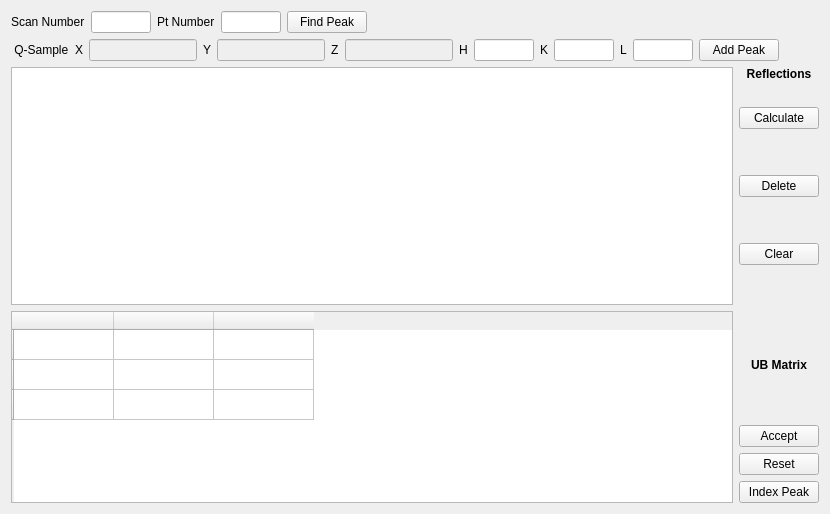
          <widget class="QWidget" name="tab_2">
           <attribute name="title">
            <string>Calculate UB</string>
           </attribute>
           <layout class="QGridLayout" name="gridLayout_6">
            <item row="0" column="0">
             <layout class="QVBoxLayout" name="verticalLayout_4">
              <item>
               <layout class="QHBoxLayout" name="horizontalLayout_9">
                <item>
                 <widget class="QLabel" name="label_scanNo">
                  <property name="text">
                   <string>Scan Number</string>
                  </property>
                 </widget>
                </item>
                <item>
                 <widget class="QLineEdit" name="lineEdit_scanNumber">
                  <property name="sizePolicy">
                   <sizepolicy hsizetype="Preferred" vsizetype="Fixed">
                    <horstretch>0</horstretch>
                    <verstretch>0</verstretch>
                   </sizepolicy>
                  </property>
                  <property name="maximumSize">
                   <size>
                    <width>60</width>
                    <height>16777215</height>
                   </size>
                  </property>
                 </widget>
                </item>
                <item>
                 <widget class="QLabel" name="label_PtNo">
                  <property name="text">
                   <string>Pt Number</string>
                  </property>
                 </widget>
                </item>
                <item>
                 <widget class="QLineEdit" name="lineEdit_ptNumber">
                  <property name="sizePolicy">
                   <sizepolicy hsizetype="Preferred" vsizetype="Fixed">
                    <horstretch>0</horstretch>
                    <verstretch>0</verstretch>
                   </sizepolicy>
                  </property>
                  <property name="maximumSize">
                   <size>
                    <width>60</width>
                    <height>16777215</height>
                   </size>
                  </property>
                 </widget>
                </item>
                <item>
                 <widget class="QPushButton" name="pushButton_findPeak">
                  <property name="text">
                   <string>Find Peak</string>
                  </property>
                 </widget>
                </item>
                <item>
                 <spacer name="horizontalSpacer_8">
                  <property name="orientation">
                   <enum>Qt::Horizontal</enum>
                  </property>
                  <property name="sizeHint" stdset="0">
                   <size>
                    <width>40</width>
                    <height>20</height>
                   </size>
                  </property>
                 </spacer>
                </item>
               </layout>
              </item>
              <item>
               <layout class="QHBoxLayout" name="horizontalLayout_12">
                <item>
                 <widget class="QLabel" name="label_7">
                  <property name="text">
                   <string> Q-Sample</string>
                  </property>
                 </widget>
                </item>
                <item>
                 <widget class="QLabel" name="label_8">
                  <property name="text">
                   <string>X</string>
                  </property>
                 </widget>
                </item>
                <item>
                 <widget class="QLineEdit" name="lineEdit_sampleQx">
                  <property name="enabled">
                   <bool>false</bool>
                  </property>
                  <property name="maximumSize">
                   <size>
                    <width>120</width>
                    <height>16777215</height>
                   </size>
                  </property>
                 </widget>
                </item>
                <item>
                 <widget class="QLabel" name="label_9">
                  <property name="text">
                   <string>Y</string>
                  </property>
                 </widget>
                </item>
                <item>
                 <widget class="QLineEdit" name="lineEdit_sampleQy">
                  <property name="enabled">
                   <bool>false</bool>
                  </property>
                  <property name="maximumSize">
                   <size>
                    <width>120</width>
                    <height>16777215</height>
                   </size>
                  </property>
                 </widget>
                </item>
                <item>
                 <widget class="QLabel" name="label_10">
                  <property name="text">
                   <string>Z</string>
                  </property>
                 </widget>
                </item>
                <item>
                 <widget class="QLineEdit" name="lineEdit_sampleQz">
                  <property name="enabled">
                   <bool>false</bool>
                  </property>
                  <property name="maximumSize">
                   <size>
                    <width>120</width>
                    <height>16777215</height>
                   </size>
                  </property>
                 </widget>
                </item>
                <item>
                 <widget class="QLabel" name="label_12">
                  <property name="text">
                   <string>H</string>
                  </property>
                 </widget>
                </item>
                <item>
                 <widget class="QLineEdit" name="lineEdit_H">
                  <property name="maximumSize">
                   <size>
                    <width>60</width>
                    <height>40</height>
                   </size>
                  </property>
                 </widget>
                </item>
                <item>
                 <widget class="QLabel" name="label_11">
                  <property name="text">
                   <string>K</string>
                  </property>
                 </widget>
                </item>
                <item>
                 <widget class="QLineEdit" name="lineEdit_K">
                  <property name="maximumSize">
                   <size>
                    <width>60</width>
                    <height>16777215</height>
                   </size>
                  </property>
                 </widget>
                </item>
                <item>
                 <widget class="QLabel" name="label_6">
                  <property name="text">
                   <string>L</string>
                  </property>
                 </widget>
                </item>
                <item>
                 <widget class="QLineEdit" name="lineEdit_L">
                  <property name="maximumSize">
                   <size>
                    <width>60</width>
                    <height>16777215</height>
                   </size>
                  </property>
                 </widget>
                </item>
                <item>
                 <widget class="QPushButton" name="pushButton_addPeakToCalUB">
                  <property name="text">
                   <string>Add Peak</string>
                  </property>
                 </widget>
                </item>
                <item>
                 <spacer name="horizontalSpacer_9">
                  <property name="orientation">
                   <enum>Qt::Horizontal</enum>
                  </property>
                  <property name="sizeHint" stdset="0">
                   <size>
                    <width>40</width>
                    <height>20</height>
                   </size>
                  </property>
                 </spacer>
                </item>
               </layout>
              </item>
              <item>
               <layout class="QHBoxLayout" name="horizontalLayout_7">
                <item>
                 <widget class="UBMatrixPeakTable" name="tableWidget_peaksCalUB"/>
                </item>
                <item>
                 <layout class="QVBoxLayout" name="verticalLayout_8">
                  <item>
                   <widget class="QLabel" name="label_ubReflections">
                    <property name="font">
                     <font>
                      <weight>75</weight>
                      <bold>true</bold>
                     </font>
                    </property>
                    <property name="text">
                     <string>Reflections</string>
                    </property>
                    <property name="alignment">
                     <set>Qt::AlignCenter</set>
                    </property>
                   </widget>
                  </item>
                  <item>
                   <spacer name="verticalSpacer_11">
                    <property name="orientation">
                     <enum>Qt::Vertical</enum>
                    </property>
                    <property name="sizeType">
                     <enum>QSizePolicy::Preferred</enum>
                    </property>
                    <property name="sizeHint" stdset="0">
                     <size>
                      <width>20</width>
                      <height>20</height>
                     </size>
                    </property>
                   </spacer>
                  </item>
                  <item>
                   <widget class="QPushButton" name="pushButton_calUB">
                    <property name="text">
                     <string>Calculate</string>
                    </property>
                   </widget>
                  </item>
                  <item>
                   <spacer name="verticalSpacer_9">
                    <property name="orientation">
                     <enum>Qt::Vertical</enum>
                    </property>
                    <property name="sizeHint" stdset="0">
                     <size>
                      <width>20</width>
                      <height>40</height>
                     </size>
                    </property>
                   </spacer>
                  </item>
                  <item>
                   <widget class="QPushButton" name="pushButton_3">
                    <property name="text">
                     <string>Delete</string>
                    </property>
                   </widget>
                  </item>
                  <item>
                   <spacer name="verticalSpacer_10">
                    <property name="orientation">
                     <enum>Qt::Vertical</enum>
                    </property>
                    <property name="sizeHint" stdset="0">
                     <size>
                      <width>20</width>
                      <height>40</height>
                     </size>
                    </property>
                   </spacer>
                  </item>
                  <item>
                   <widget class="QPushButton" name="pushButton_4">
                    <property name="text">
                     <string>Clear</string>
                    </property>
                   </widget>
                  </item>
                  <item>
                   <spacer name="verticalSpacer_7">
                    <property name="orientation">
                     <enum>Qt::Vertical</enum>
                    </property>
                    <property name="sizeHint" stdset="0">
                     <size>
                      <width>20</width>
                      <height>40</height>
                     </size>
                    </property>
                   </spacer>
                  </item>
                 </layout>
                </item>
               </layout>
              </item>
              <item>
               <layout class="QHBoxLayout" name="horizontalLayout_13">
                <item>
                 <widget class="UBMatrixTable" name="tableWidget_ubMatrix">
                  <row>
                   <property name="text">
                    <string/>
                   </property>
                  </row>
                  <row>
                   <property name="text">
                    <string/>
                   </property>
                  </row>
                  <row>
                   <property name="text">
                    <string/>
                   </property>
                  </row>
                  <column>
                   <property name="text">
                    <string/>
                   </property>
                  </column>
                  <column>
                   <property name="text">
                    <string/>
                   </property>
                  </column>
                  <column>
                   <property name="text">
                    <string/>
                   </property>
                  </column>
                 </widget>
                </item>
                <item>
                 <layout class="QVBoxLayout" name="verticalLayout_9">
                  <item>
                   <widget class="QLabel" name="label_ubMatrix">
                    <property name="font">
                     <font>
                      <weight>75</weight>
                      <bold>true</bold>
                     </font>
                    </property>
                    <property name="text">
                     <string>UB Matrix</string>
                    </property>
                    <property name="alignment">
                     <set>Qt::AlignCenter</set>
                    </property>
                   </widget>
                  </item>
                  <item>
                   <widget class="QPushButton" name="pushButton_acceptUB">
                    <property name="text">
                     <string>Accept</string>
                    </property>
                   </widget>
                  </item>
                  <item>
                   <widget class="QPushButton" name="pushButton_resetCalUB">
                    <property name="text">
                     <string>Reset</string>
                    </property>
                   </widget>
                  </item>
                  <item>
                   <widget class="QPushButton" name="pushButton_7">
                    <property name="text">
                     <string>Index Peak</string>
                    </property>
                   </widget>
                  </item>
                 </layout>
                </item>
               </layout>
              </item>
             </layout>
            </item>
           </layout>
          </widget>
